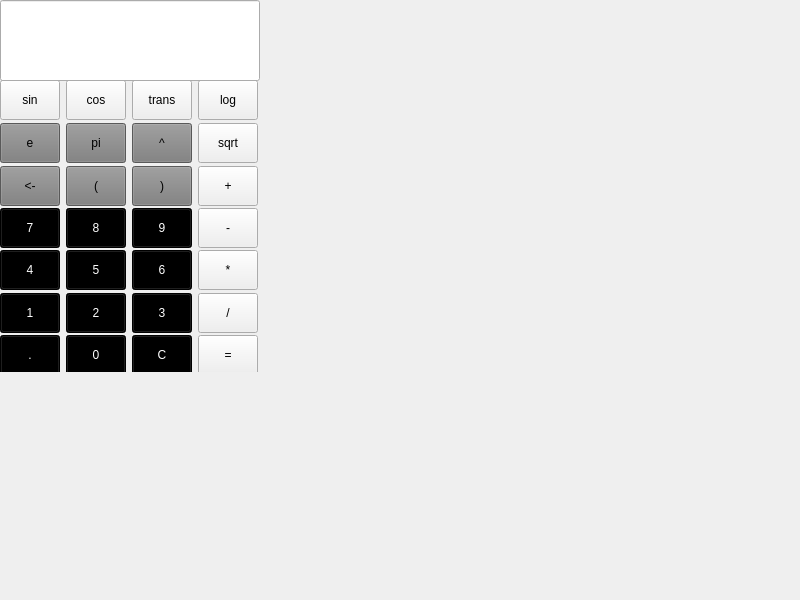
<?xml version="1.0" encoding="UTF-8"?>
<ui version="4.0">
 <class>Widget</class>
 <widget class="QWidget" name="Widget">
  <property name="geometry">
   <rect>
    <x>0</x>
    <y>0</y>
    <width>800</width>
    <height>600</height>
   </rect>
  </property>
  <property name="windowTitle">
   <string>Widget</string>
  </property>
  <widget class="QWidget" name="layoutWidget">
   <property name="geometry">
    <rect>
     <x>0</x>
     <y>80</y>
     <width>260</width>
     <height>292</height>
    </rect>
   </property>
   <layout class="QGridLayout" name="gridLayout">
    <item row="4" column="2">
     <widget class="QPushButton" name="pushButton_11">
      <property name="minimumSize">
       <size>
        <width>60</width>
        <height>40</height>
       </size>
      </property>
      <property name="maximumSize">
       <size>
        <width>60</width>
        <height>40</height>
       </size>
      </property>
      <property name="styleSheet">
       <string notr="true">background-color:rgb(0, 0, 0);
color:rgb(255, 255, 255)</string>
      </property>
      <property name="text">
       <string>9</string>
      </property>
     </widget>
    </item>
    <item row="4" column="0">
     <widget class="QPushButton" name="pushButton_9">
      <property name="minimumSize">
       <size>
        <width>60</width>
        <height>40</height>
       </size>
      </property>
      <property name="maximumSize">
       <size>
        <width>60</width>
        <height>40</height>
       </size>
      </property>
      <property name="styleSheet">
       <string notr="true">background-color:rgb(0, 0, 0);
color:rgb(255, 255, 255)</string>
      </property>
      <property name="text">
       <string>7</string>
      </property>
     </widget>
    </item>
    <item row="6" column="3">
     <widget class="QPushButton" name="pushButton_15">
      <property name="minimumSize">
       <size>
        <width>60</width>
        <height>40</height>
       </size>
      </property>
      <property name="maximumSize">
       <size>
        <width>60</width>
        <height>40</height>
       </size>
      </property>
      <property name="styleSheet">
       <string notr="true"/>
      </property>
      <property name="text">
       <string>/</string>
      </property>
     </widget>
    </item>
    <item row="5" column="2">
     <widget class="QPushButton" name="pushButton_8">
      <property name="minimumSize">
       <size>
        <width>60</width>
        <height>40</height>
       </size>
      </property>
      <property name="maximumSize">
       <size>
        <width>60</width>
        <height>40</height>
       </size>
      </property>
      <property name="styleSheet">
       <string notr="true">background-color:rgb(0, 0, 0);
color:rgb(255, 255, 255)</string>
      </property>
      <property name="text">
       <string>6</string>
      </property>
     </widget>
    </item>
    <item row="4" column="3">
     <widget class="QPushButton" name="pushButton_13">
      <property name="minimumSize">
       <size>
        <width>60</width>
        <height>40</height>
       </size>
      </property>
      <property name="maximumSize">
       <size>
        <width>60</width>
        <height>40</height>
       </size>
      </property>
      <property name="styleSheet">
       <string notr="true"/>
      </property>
      <property name="text">
       <string>-</string>
      </property>
     </widget>
    </item>
    <item row="5" column="0">
     <widget class="QPushButton" name="pushButton_6">
      <property name="minimumSize">
       <size>
        <width>60</width>
        <height>40</height>
       </size>
      </property>
      <property name="maximumSize">
       <size>
        <width>60</width>
        <height>40</height>
       </size>
      </property>
      <property name="styleSheet">
       <string notr="true">background-color:rgb(0, 0, 0);
color:rgb(255, 255, 255)</string>
      </property>
      <property name="text">
       <string>4</string>
      </property>
     </widget>
    </item>
    <item row="7" column="1">
     <widget class="QPushButton" name="pushButton_2">
      <property name="minimumSize">
       <size>
        <width>60</width>
        <height>40</height>
       </size>
      </property>
      <property name="maximumSize">
       <size>
        <width>60</width>
        <height>40</height>
       </size>
      </property>
      <property name="styleSheet">
       <string notr="true">background-color:rgb(0, 0, 0);
color:rgb(255, 255, 255)</string>
      </property>
      <property name="text">
       <string>0</string>
      </property>
     </widget>
    </item>
    <item row="6" column="2">
     <widget class="QPushButton" name="pushButton_5">
      <property name="minimumSize">
       <size>
        <width>60</width>
        <height>40</height>
       </size>
      </property>
      <property name="maximumSize">
       <size>
        <width>60</width>
        <height>40</height>
       </size>
      </property>
      <property name="styleSheet">
       <string notr="true">background-color:rgb(0, 0, 0);
color:rgb(255, 255, 255)</string>
      </property>
      <property name="text">
       <string>3</string>
      </property>
     </widget>
    </item>
    <item row="4" column="1">
     <widget class="QPushButton" name="pushButton_10">
      <property name="minimumSize">
       <size>
        <width>60</width>
        <height>40</height>
       </size>
      </property>
      <property name="maximumSize">
       <size>
        <width>60</width>
        <height>40</height>
       </size>
      </property>
      <property name="styleSheet">
       <string notr="true">background-color:rgb(0, 0, 0);
color:rgb(255, 255, 255)</string>
      </property>
      <property name="text">
       <string>8</string>
      </property>
     </widget>
    </item>
    <item row="5" column="3">
     <widget class="QPushButton" name="pushButton_14">
      <property name="minimumSize">
       <size>
        <width>60</width>
        <height>40</height>
       </size>
      </property>
      <property name="maximumSize">
       <size>
        <width>60</width>
        <height>40</height>
       </size>
      </property>
      <property name="styleSheet">
       <string notr="true"/>
      </property>
      <property name="text">
       <string>*</string>
      </property>
     </widget>
    </item>
    <item row="7" column="0">
     <widget class="QPushButton" name="pushButton_20">
      <property name="minimumSize">
       <size>
        <width>60</width>
        <height>40</height>
       </size>
      </property>
      <property name="maximumSize">
       <size>
        <width>60</width>
        <height>40</height>
       </size>
      </property>
      <property name="styleSheet">
       <string notr="true">background-color:rgb(0, 0, 0);
color:rgb(255, 255, 255)</string>
      </property>
      <property name="text">
       <string>.</string>
      </property>
     </widget>
    </item>
    <item row="6" column="1">
     <widget class="QPushButton" name="pushButton_4">
      <property name="minimumSize">
       <size>
        <width>60</width>
        <height>40</height>
       </size>
      </property>
      <property name="maximumSize">
       <size>
        <width>60</width>
        <height>40</height>
       </size>
      </property>
      <property name="styleSheet">
       <string notr="true">background-color:rgb(0, 0, 0);
color:rgb(255, 255, 255)</string>
      </property>
      <property name="text">
       <string>2</string>
      </property>
     </widget>
    </item>
    <item row="7" column="2">
     <widget class="QPushButton" name="pushButton_16">
      <property name="minimumSize">
       <size>
        <width>60</width>
        <height>40</height>
       </size>
      </property>
      <property name="maximumSize">
       <size>
        <width>60</width>
        <height>40</height>
       </size>
      </property>
      <property name="styleSheet">
       <string notr="true">background-color:rgb(0, 0, 0);
color:rgb(255, 255, 255)</string>
      </property>
      <property name="text">
       <string>C</string>
      </property>
     </widget>
    </item>
    <item row="6" column="0">
     <widget class="QPushButton" name="pushButton_3">
      <property name="minimumSize">
       <size>
        <width>60</width>
        <height>40</height>
       </size>
      </property>
      <property name="maximumSize">
       <size>
        <width>60</width>
        <height>40</height>
       </size>
      </property>
      <property name="styleSheet">
       <string notr="true">background-color:rgb(0, 0, 0);
color:rgb(255, 255, 255)</string>
      </property>
      <property name="text">
       <string>1</string>
      </property>
     </widget>
    </item>
    <item row="7" column="3">
     <widget class="QPushButton" name="pushButton">
      <property name="minimumSize">
       <size>
        <width>60</width>
        <height>40</height>
       </size>
      </property>
      <property name="maximumSize">
       <size>
        <width>60</width>
        <height>40</height>
       </size>
      </property>
      <property name="styleSheet">
       <string notr="true"/>
      </property>
      <property name="text">
       <string>=</string>
      </property>
     </widget>
    </item>
    <item row="5" column="1">
     <widget class="QPushButton" name="pushButton_7">
      <property name="minimumSize">
       <size>
        <width>60</width>
        <height>40</height>
       </size>
      </property>
      <property name="maximumSize">
       <size>
        <width>60</width>
        <height>40</height>
       </size>
      </property>
      <property name="styleSheet">
       <string notr="true">background-color:rgb(0, 0, 0);
color:rgb(255, 255, 255)</string>
      </property>
      <property name="text">
       <string>5</string>
      </property>
     </widget>
    </item>
    <item row="2" column="3">
     <widget class="QPushButton" name="pushButton_12">
      <property name="minimumSize">
       <size>
        <width>60</width>
        <height>40</height>
       </size>
      </property>
      <property name="maximumSize">
       <size>
        <width>60</width>
        <height>40</height>
       </size>
      </property>
      <property name="styleSheet">
       <string notr="true"/>
      </property>
      <property name="text">
       <string>+</string>
      </property>
     </widget>
    </item>
    <item row="2" column="2">
     <widget class="QPushButton" name="pushButton_19">
      <property name="minimumSize">
       <size>
        <width>60</width>
        <height>40</height>
       </size>
      </property>
      <property name="maximumSize">
       <size>
        <width>60</width>
        <height>40</height>
       </size>
      </property>
      <property name="styleSheet">
       <string notr="true">background-color:rgb(124, 124, 124);
color:rgb(0,0,0);
</string>
      </property>
      <property name="text">
       <string>)</string>
      </property>
     </widget>
    </item>
    <item row="2" column="1">
     <widget class="QPushButton" name="pushButton_18">
      <property name="minimumSize">
       <size>
        <width>60</width>
        <height>40</height>
       </size>
      </property>
      <property name="maximumSize">
       <size>
        <width>60</width>
        <height>40</height>
       </size>
      </property>
      <property name="styleSheet">
       <string notr="true">background-color:rgb(124, 124, 124);
color:rgb(0,0,0)</string>
      </property>
      <property name="text">
       <string>(</string>
      </property>
     </widget>
    </item>
    <item row="2" column="0">
     <widget class="QPushButton" name="pushButton_17">
      <property name="minimumSize">
       <size>
        <width>60</width>
        <height>40</height>
       </size>
      </property>
      <property name="maximumSize">
       <size>
        <width>60</width>
        <height>40</height>
       </size>
      </property>
      <property name="styleSheet">
       <string notr="true">background-color:rgb(124, 124, 124);
color:rgb(0, 0, 0)</string>
      </property>
      <property name="text">
       <string>&lt;-</string>
      </property>
     </widget>
    </item>
    <item row="0" column="3">
     <widget class="QPushButton" name="pushButton_28">
      <property name="minimumSize">
       <size>
        <width>60</width>
        <height>40</height>
       </size>
      </property>
      <property name="maximumSize">
       <size>
        <width>60</width>
        <height>40</height>
       </size>
      </property>
      <property name="styleSheet">
       <string notr="true"/>
      </property>
      <property name="text">
       <string>log</string>
      </property>
     </widget>
    </item>
    <item row="1" column="3">
     <widget class="QPushButton" name="pushButton_21">
      <property name="minimumSize">
       <size>
        <width>60</width>
        <height>40</height>
       </size>
      </property>
      <property name="maximumSize">
       <size>
        <width>60</width>
        <height>40</height>
       </size>
      </property>
      <property name="styleSheet">
       <string notr="true"/>
      </property>
      <property name="text">
       <string>sqrt</string>
      </property>
     </widget>
    </item>
    <item row="0" column="2">
     <widget class="QPushButton" name="pushButton_24">
      <property name="minimumSize">
       <size>
        <width>60</width>
        <height>40</height>
       </size>
      </property>
      <property name="maximumSize">
       <size>
        <width>60</width>
        <height>40</height>
       </size>
      </property>
      <property name="styleSheet">
       <string notr="true"/>
      </property>
      <property name="text">
       <string>trans</string>
      </property>
     </widget>
    </item>
    <item row="1" column="2">
     <widget class="QPushButton" name="pushButton_22">
      <property name="minimumSize">
       <size>
        <width>60</width>
        <height>40</height>
       </size>
      </property>
      <property name="maximumSize">
       <size>
        <width>60</width>
        <height>40</height>
       </size>
      </property>
      <property name="styleSheet">
       <string notr="true">background-color:rgb(124, 124, 124);
color:rgb(0, 0, 0)</string>
      </property>
      <property name="text">
       <string>^</string>
      </property>
     </widget>
    </item>
    <item row="0" column="1">
     <widget class="QPushButton" name="pushButton_27">
      <property name="minimumSize">
       <size>
        <width>60</width>
        <height>40</height>
       </size>
      </property>
      <property name="maximumSize">
       <size>
        <width>60</width>
        <height>40</height>
       </size>
      </property>
      <property name="styleSheet">
       <string notr="true"/>
      </property>
      <property name="text">
       <string>cos</string>
      </property>
     </widget>
    </item>
    <item row="1" column="1">
     <widget class="QPushButton" name="pushButton_23">
      <property name="minimumSize">
       <size>
        <width>60</width>
        <height>40</height>
       </size>
      </property>
      <property name="maximumSize">
       <size>
        <width>60</width>
        <height>40</height>
       </size>
      </property>
      <property name="styleSheet">
       <string notr="true">background-color:rgb(124, 124, 124);
color:rgb(0, 0, 0)</string>
      </property>
      <property name="text">
       <string>pi</string>
      </property>
     </widget>
    </item>
    <item row="1" column="0">
     <widget class="QPushButton" name="pushButton_25">
      <property name="minimumSize">
       <size>
        <width>60</width>
        <height>40</height>
       </size>
      </property>
      <property name="maximumSize">
       <size>
        <width>60</width>
        <height>40</height>
       </size>
      </property>
      <property name="styleSheet">
       <string notr="true">background-color:rgb(124, 124, 124);
color:rgb(0, 0, 0)</string>
      </property>
      <property name="text">
       <string>e</string>
      </property>
     </widget>
    </item>
    <item row="0" column="0">
     <widget class="QPushButton" name="pushButton_26">
      <property name="minimumSize">
       <size>
        <width>60</width>
        <height>40</height>
       </size>
      </property>
      <property name="maximumSize">
       <size>
        <width>60</width>
        <height>40</height>
       </size>
      </property>
      <property name="styleSheet">
       <string notr="true"/>
      </property>
      <property name="text">
       <string>sin</string>
      </property>
     </widget>
    </item>
   </layout>
  </widget>
  <widget class="QLineEdit" name="lineEdit">
   <property name="geometry">
    <rect>
     <x>0</x>
     <y>0</y>
     <width>260</width>
     <height>81</height>
    </rect>
   </property>
   <property name="sizePolicy">
    <sizepolicy hsizetype="Preferred" vsizetype="Preferred">
     <horstretch>0</horstretch>
     <verstretch>0</verstretch>
    </sizepolicy>
   </property>
   <property name="minimumSize">
    <size>
     <width>260</width>
     <height>81</height>
    </size>
   </property>
   <property name="maximumSize">
    <size>
     <width>260</width>
     <height>81</height>
    </size>
   </property>
   <property name="readOnly">
    <bool>false</bool>
   </property>
  </widget>
 </widget>
 <resources/>
 <connections/>
</ui>
